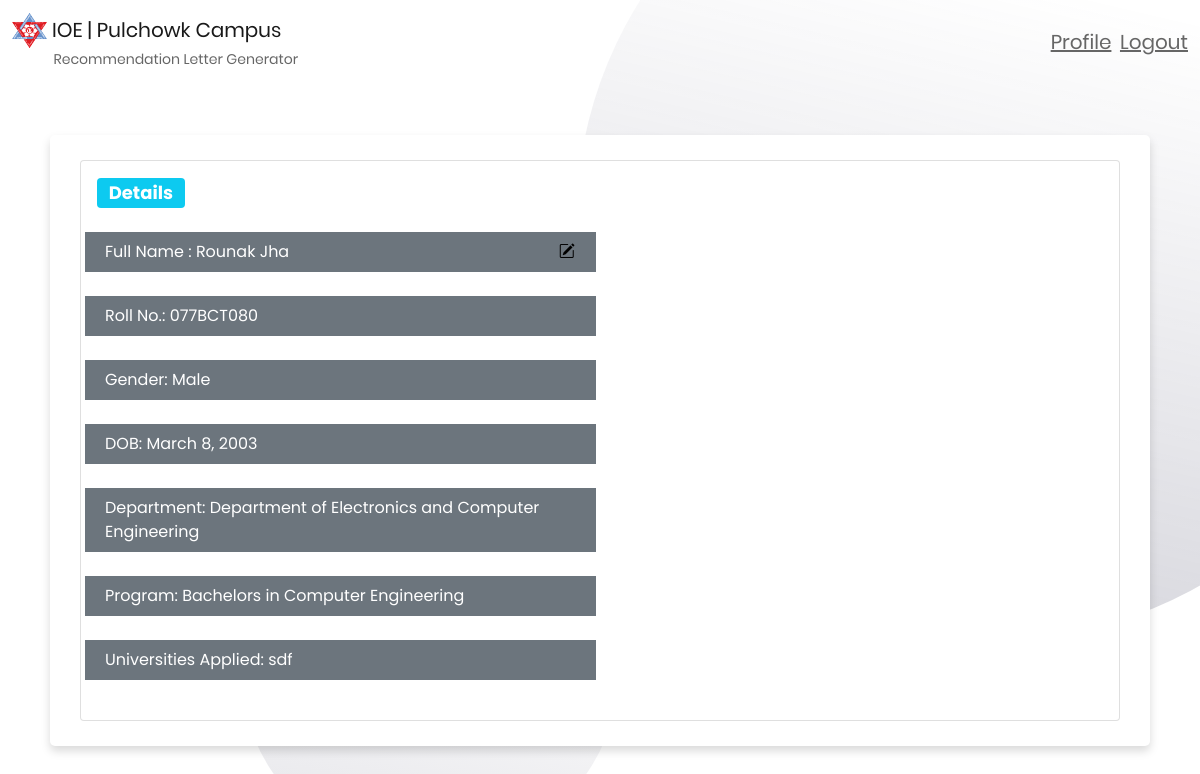
The page /studentDetailTeacher/077BCT080/ on the database its author committed.
### home/models.py (models this page shows, shortened)
class StudentLoginInfo(models.Model):
    username = models.CharField(max_length=120,null=True,blank=False)
    roll_number = models.CharField(primary_key=True,max_length=9)
    department = models.ForeignKey(Department,on_delete=CASCADE)
    program = models.ForeignKey(Program,on_delete=CASCADE)
    password = models.CharField(max_length=100, null=True,blank=False)
    dob = models.DateField()
    gender = models.CharField(max_length=10 , default="null",null=True,blank=True)
    class Meta:
        db_table = 'StudentLoginInfo'

class Department(models.Model):
    dept_name = models.CharField(max_length=100,blank=True, unique=True)
    def __str__(self):
        return str(self.dept_name)
    class Meta:
        db_table = 'department'

class Program(models.Model):
    program_name = models.CharField(max_length=100,blank=True, unique=True)
    department = models.ForeignKey(Department, on_delete=CASCADE)
    def __str__(self):
        return str(self.program_name)
    class Meta:
        db_table = 'program'

class StudentData(models.Model):
    name = models.CharField(max_length=122,null=True,blank=True)
    universities = models.CharField(null=True,blank=True, max_length=1000)
    professor = models.ForeignKey(TeacherInfo, on_delete= CASCADE)
    std = models.ForeignKey(StudentLoginInfo, on_delete= CASCADE)
    is_generated = models.BooleanField(default=False)
    reapplied = models.BooleanField(default=False)
    years_taught= models.CharField(max_length=10, null=True, blank=True)
    is_pro = models.CharField(max_length=3,default="null")
    subjects= models.CharField(max_length=500, null=True, blank=True)
    is_paper = models.CharField(max_length=500, null=True, blank=True)
    intern = models.BooleanField(default=False)
    class Meta:
        db_table = 'StudentData'

### home/views.py (the view)
# urls.py: path('studentDetailTeacher/<str:roll>/', views.studentDetailTeacher, name='studentDetailTeacher'),
def studentDetailTeacher(request, roll):
    student = roll
    if StudentLoginInfo.objects.filter(roll_number = roll).exists():
        student = StudentLoginInfo.objects.get(roll_number = student)
        alt = StudentData.objects.get(std__roll_number=student.roll_number)
        print("universtities: ", alt.universities)
        return render(
            request,
            "studentDetailTeacher.html",
            {"username": student.username,'roll':student.roll_number, 'department': student.department,'program': student.program,'gender': student.gender,
            'dob': student.dob, 'universities': alt.universities},
        )
    else:
        return render(
            request,
            "studentDetailTeacher.html")

### templates/studentDetailTeacher.html (shortened to what this page needs)
{% extends 'studentBase.html' %}
{% block body %}
  <div class="container" style="margin-top:50px; max-width: 1100px; max-height: 1000px;">
    <div class="card mb-6" style="max-width: 1100px; max-height: 700px;">
      <div class="row g-0">
        <div class="col-md-6">
          <div class="card-body">
            <h4><span class="badge bg-info">Details</span></h4>
            <br>
            <div class="row e-block p-2 bg-secondary text-white"><div class="col-sm-11"><span>Full Name : {{username}}</div><div class="col-sm-1 "><button type="button" class="mx-auto" data-bs-toggle="modal" data-bs-target="#Username"> <i class="bi bi-pencil-square" > </i></button></div></span> </div><br>
            <div class="row e-block p-2 bg-secondary text-white"><div class="col-sm-12"><span>Roll No.: {{roll}}</div></span> </div><br>
            <div class="row e-block p-2 bg-secondary text-white"><div class="col-sm-12"><span>Gender: {{gender}}</div></span> </div><br>
            <div class="row e-block p-2 bg-secondary text-white"><div class="col-sm-12"><span>DOB: {{dob}}</div></span> </div><br>
            <div class="row e-block p-2 bg-secondary text-white"><div class="col-sm-12"><span>Department: {{department}}</div></span> </div><br>
            <div class="row e-block p-2 bg-secondary text-white"><div class="col-sm-12"><span>Program: {{program}}</div></span> </div><br>
            <div class="row e-block p-2 bg-secondary text-white"><div class="col-sm-12"><span>Universities Applied: {{universities}}</div></span> </div><br>
          </div>
        </div>
      </div>
    </div>
  </div>
{% endblock body %}

### static/css/main.css (style rules this page uses)
* { margin: 0px; padding: 0px; box-sizing: border-box; }
body, html { height: 100%; font-family: Poppins-Regular, sans-serif; }
h1,h2,h3,h4,h5,h6 { margin: 0px; }
button { outline: none !important; border: none; background: transparent; }

### static/css/style.css (style rules this page uses)
* { margin: 0px; padding: 0px; box-sizing: border-box; }
body { font-family: 'Poppins', sans-serif; }
button { font-family: 'Poppins', sans-serif; }
.container { max-width: 700px; width: 100%; background-color: #fff; padding: 25px 30px; border-radius: 5px; box-shadow: 0 5px 10px rgba(0, 0, 0, 0.15); justify-content: center; align-items: center; margin: auto; }

### rows shown on the page
StudentLoginInfo: username "Rounak Jha", roll_number "077BCT080", gender "Male", dob "March 8, 2003"
Department: dept_name "Department of Electronics and Computer Engineering"
Program: program_name "Bachelors in Computer Engineering"
StudentData: universities "sdf"
